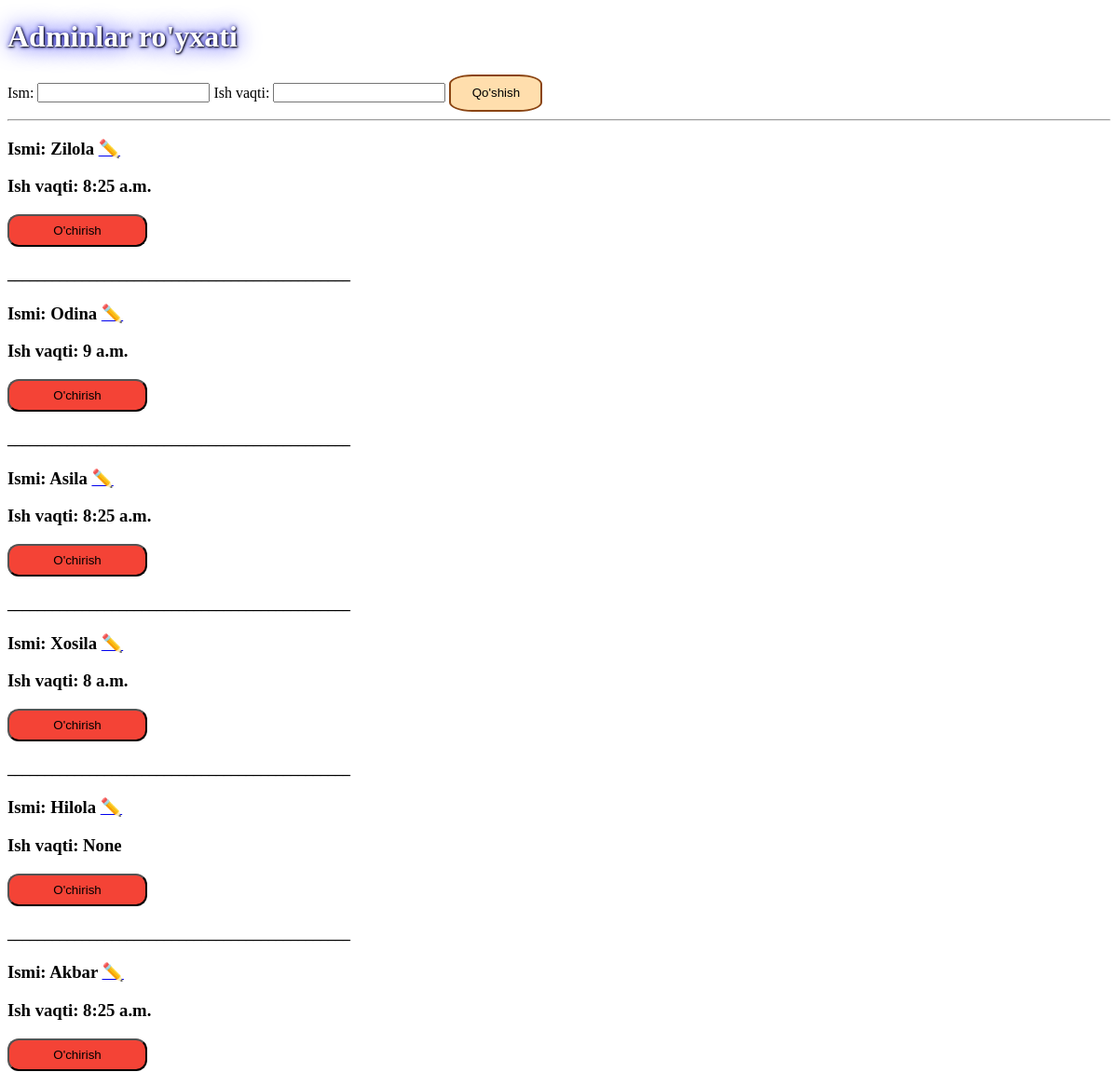
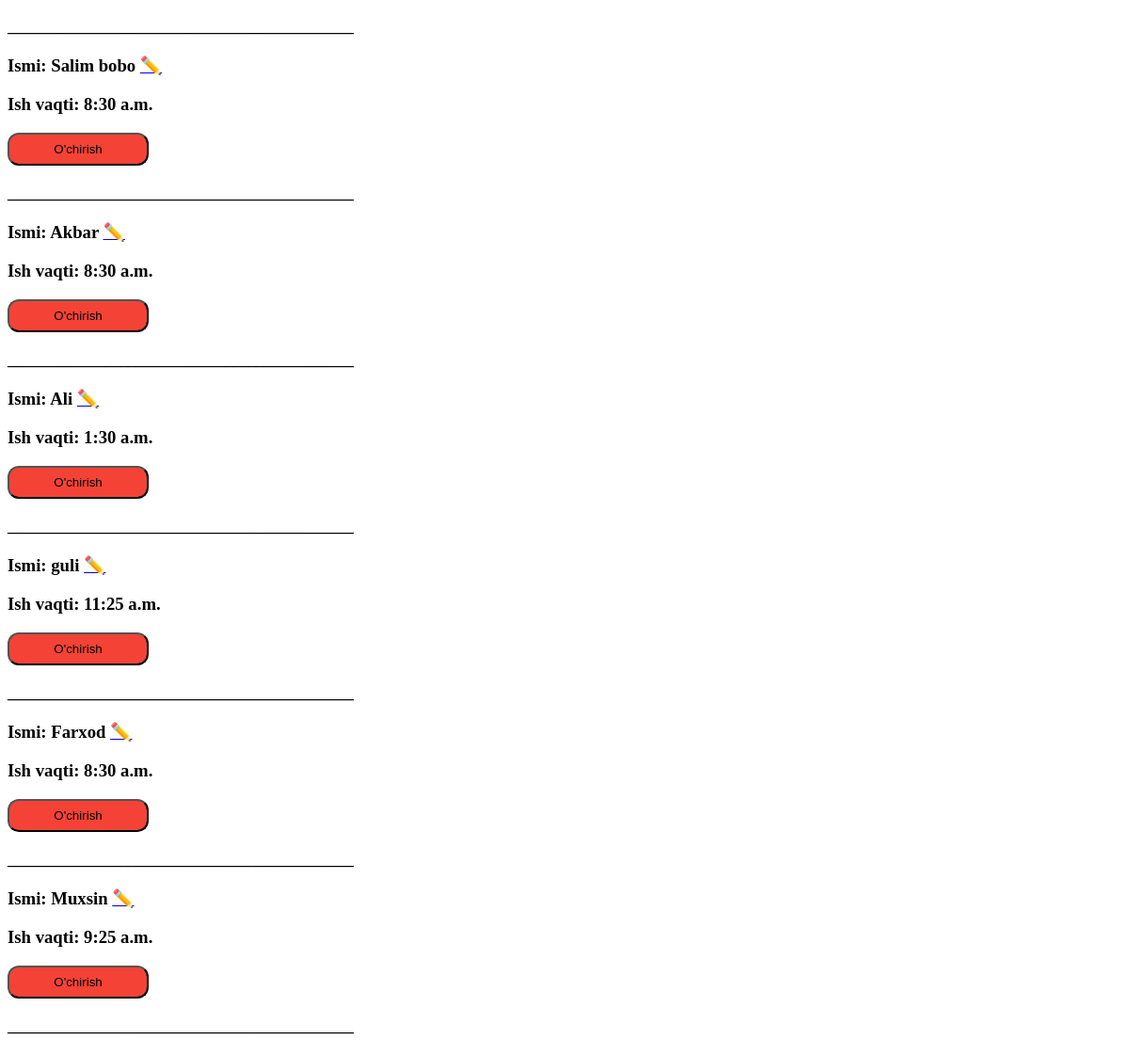
The page /admin_p/ on the database its author committed (2 pictures, top to bottom).
### asosiy/models.py (models this page shows, shortened)
class Admin(models.Model):
    user_fk =models.OneToOneField(User, on_delete=models.SET_NULL,null=True)
    ism=models.CharField(max_length=25)
    ish_vaqti=models.TimeField(null=True,blank=True)

### asosiy/views.py (the view, shortened to what this page needs)
# urls.py: path('admin_p/', admin_pannel),
def admin_pannel(request):
    data={"admin":Admin.objects.all(),
          'time':Admin.objects.all(),
          'admin_forma':AdminForm}
    return render(request,'admin.html',data)

### templates/admin.html (shortened to what this page needs)
<!DOCTYPE html>
<html lang="en">
<head>
</head>
<body>
<h1>Adminlar ro'yxati</h1>
<form method="post" action="/admin_p/">{% csrf_token %}
    {{admin_forma}}
    <button type="submit" class="buttun">Qo'shish</button>
</form>
<hr>
{% for i in admin%}
<h3>Ismi: {{i.ism}} <a href="/admin_edit/{{i.id}}">✏️</a> </h3>
<h3>Ish vaqti: {{i.ish_vaqti}}</h3>
<a href="/admin_del/{{i.id}}"><button class="aa">O'chirish</button></a>
<h4>______________________________________________</h4>
{%endfor%}
</body>
</html>

### templates/admin.html (style rules this page uses)
h1 { color: white; text-shadow: 1px 1px 2px black, 0 0 25px blue, 0 0 5px darkblue; }
.aa { width: 150px; height: 35px; background-color: #f44336; transition: 0.2s; border-radius: 12px; }
.buttun { width: 100px; height: 40px; background-color: #FFDEAD; border-radius: 25%; transition: 0.2s; border: 2px solid #8B4513; }

### rows shown on the page
Admin: ism "Zilola", ish_vaqti "8:25 a.m."
Admin: ism "Odina", ish_vaqti "9 a.m."
Admin: ism "Asila", ish_vaqti "8:25 a.m."
Admin: ism "Xosila", ish_vaqti "8 a.m."
Admin: ism "Hilola", ish_vaqti "None"
Admin: ism "Akbar", ish_vaqti "8:25 a.m."
Admin: ism "Salim bobo", ish_vaqti "8:30 a.m."
Admin: ism "Akbar", ish_vaqti "8:30 a.m."
Admin: ism "Ali", ish_vaqti "1:30 a.m."
Admin: ism "guli", ish_vaqti "11:25 a.m."
Admin: ism "Farxod", ish_vaqti "8:30 a.m."
Admin: ism "Muxsin", ish_vaqti "9:25 a.m."
